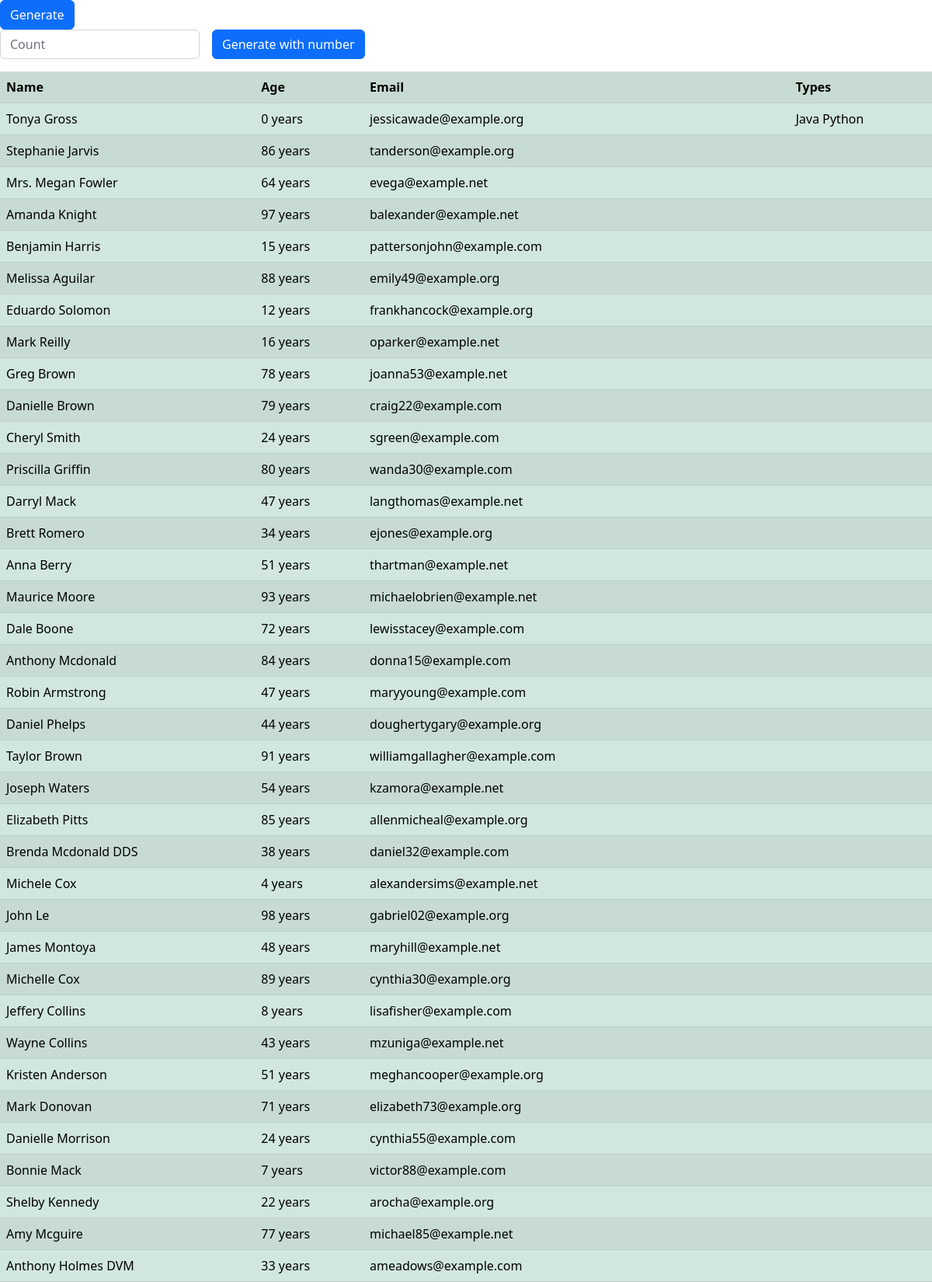
The page /students/ (upper part) on the database its author committed.
### core/models.py (models this page shows, shortened)
class Student(models.Model):
    name = models.CharField(max_length=100)
    age = models.IntegerField()
    email = models.CharField(max_length=100)
    type = models.ManyToManyField("core.Type", null=True, blank=True)

class Type(models.Model):
    title = models.CharField(max_length=30)

### core/views.py (the view)
# urls.py: path('students/', views.StudentsView.as_view()),
class StudentsView(ListView):
    template_name = "index.html"
    model = Student

### templates/index.html (shortened to what this page needs)
<!doctype html>
<html lang="en">
<head>
    <link href="https://cdn.jsdelivr.net/npm/bootstrap@5.2.2/dist/css/bootstrap.min.css" rel="stylesheet"
>
</head>
<body>
<a href="/generate-student/" class="btn btn-primary">Generate</a>
<form class="row g-3" action="/generate-students">
    <div class="col-auto">
        <input type="number" class="form-control" placeholder="Count" name="count">
    </div>
    <div class="col-auto">
        <button type="submit" class="btn btn-primary mb-3">Generate with number</button>
    </div>
</form>
<table class="table table-success table-striped">
    <tr>
        <th>Name</th>
        <th>Age</th>
        <th>Email</th>
        <th>Types</th>
    </tr>
    {% for student in student_list %}
        <tr>
            <td>{{ student.name }}</td>
            <td>{{ student.age }} years</td>
            <td>{{ student.email }}</td>
            <td>
                {% for type in student.type.all %}
                    {{ type.title }}
                {% endfor %}
            </td>
        </tr>
    {% endfor %}
</table>
</body>
</html>

### rows shown on the page
Student: name "Tonya Gross", age "0", email "jessicawade@example.org"
Type: title "Java"
Type: title "Python"
Student: name "Stephanie Jarvis", age "86", email "tanderson@example.org"
Student: name "Mrs. Megan Fowler", age "64", email "evega@example.net"
Student: name "Amanda Knight", age "97", email "balexander@example.net"
Student: name "Benjamin Harris", age "15", email "pattersonjohn@example.com"
Student: name "Melissa Aguilar", age "88", email "emily49@example.org"
Student: name "Eduardo Solomon", age "12", email "frankhancock@example.org"
Student: name "Mark Reilly", age "16", email "oparker@example.net"
Student: name "Greg Brown", age "78", email "joanna53@example.net"
Student: name "Danielle Brown", age "79", email "craig22@example.com"
Student: name "Cheryl Smith", age "24", email "sgreen@example.com"
Student: name "Priscilla Griffin", age "80", email "wanda30@example.com"
Student: name "Darryl Mack", age "47", email "langthomas@example.net"
Student: name "Brett Romero", age "34", email "ejones@example.org"
Student: name "Anna Berry", age "51", email "thartman@example.net"
Student: name "Maurice Moore", age "93", email "michaelobrien@example.net"
Student: name "Dale Boone", age "72", email "lewisstacey@example.com"
Student: name "Anthony Mcdonald", age "84", email "donna15@example.com"
Student: name "Robin Armstrong", age "47", email "maryyoung@example.com"
Student: name "Daniel Phelps", age "44", email "doughertygary@example.org"
Student: name "Taylor Brown", age "91", email "williamgallagher@example.com"
Student: name "Joseph Waters", age "54", email "kzamora@example.net"
Student: name "Elizabeth Pitts", age "85", email "allenmicheal@example.org"
Student: name "Brenda Mcdonald DDS", age "38", email "daniel32@example.com"
Student: name "Michele Cox", age "4", email "alexandersims@example.net"
Student: name "John Le", age "98", email "gabriel02@example.org"
Student: name "James Montoya", age "48", email "maryhill@example.net"
Student: name "Michelle Cox", age "89", email "cynthia30@example.org"
Student: name "Jeffery Collins", age "8", email "lisafisher@example.com"
Student: name "Wayne Collins", age "43", email "mzuniga@example.net"
Student: name "Kristen Anderson", age "51", email "meghancooper@example.org"
Student: name "Mark Donovan", age "71", email "elizabeth73@example.org"
Student: name "Danielle Morrison", age "24", email "cynthia55@example.com"
Student: name "Bonnie Mack", age "7", email "victor88@example.com"
Student: name "Shelby Kennedy", age "22", email "arocha@example.org"
Student: name "Amy Mcguire", age "77", email "michael85@example.net"
Student: name "Anthony Holmes DVM", age "33", email "ameadows@example.com"
